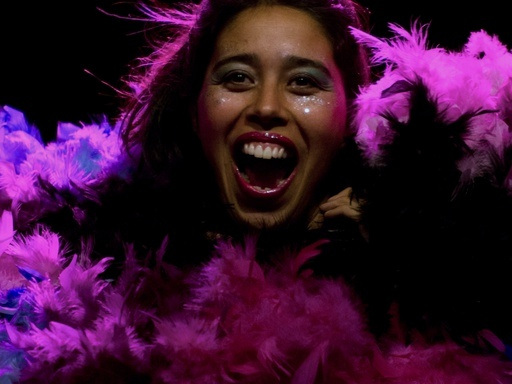
#> input picture app/pilot/output/darkness/10082923485_darkness_010.jpg, 512 x 384 px; its folder holds only this picture in this run
$ python generate_severity_ladders.py --input-dir output/darkness --output-dir out
#> lines starting #> are read from the running program, lines starting #| are printed output that depends on the picture
### app/pilot/degradation_engine.py
"""
app/pilot/degradation_engine.py

Applies each of the 7 injectable defect types (everything except Poor
Framing, which has no ground-truth injection path) at a controlled,
continuous severity parameter. Used for:
  1. The pilot experiment -- generating severity ladders to visually
     validate where Mild/Medium/High actually break.
  2. Later, the Synthetic Augmentation Engine for the Suitability
     Model's training data.

Each function takes a clean BGR image (as loaded by cv2.imread) and a
single severity parameter matching the units in the severity table in
the project status doc (Gaussian sigma, % brightness change, kernel
length px, patch area %, downscale factor). All functions return an
image of the SAME dimensions as the input (resolution degradation
downscales then upscales back, simulating detail loss while keeping
the image comparable side-by-side with the others).

No thresholds are hardcoded here -- severity is a free parameter so the
pilot experiment can sweep it and find where Mild/Medium/High actually
sit, rather than baking in unvalidated guesses.
"""

import random

import cv2
import numpy as np


def apply_blur(image: np.ndarray, sigma: float) -> np.ndarray:
    """
    Gaussian blur. sigma matches the severity table's "Gaussian sigma"
    units directly (1-2 mild, 3-5 medium, 6+ high -- per the placeholder
    table, pending pilot validation).
    """
    if sigma <= 0:
        return image.copy()
    # kernel size must be odd and large enough to represent the given sigma
    ksize = max(3, int(2 * round(3 * sigma) + 1))
    return cv2.GaussianBlur(image, (ksize, ksize), sigmaX=sigma)


def apply_darkness(image: np.ndarray, reduction_pct: float) -> np.ndarray:
    """
    Reduces brightness by reduction_pct (0-100). E.g. reduction_pct=25
    scales all pixel values to 75% of their original value.
    """
    factor = max(0.0, 1.0 - (reduction_pct / 100.0))
    darkened = image.astype(np.float32) * factor
    return np.clip(darkened, 0, 255).astype(np.uint8)


def apply_overexposure(image: np.ndarray, increase_pct: float) -> np.ndarray:
    """
    Increases brightness by increase_pct (0-100+). Mirrors apply_darkness:
    scales pixel values up and clips at 255, so higher increase_pct washes
    out more of the image (true overexposure look, not just a linear add).
    """
    factor = 1.0 + (increase_pct / 100.0)
    brightened = image.astype(np.float32) * factor
    return np.clip(brightened, 0, 255).astype(np.uint8)


def apply_motion_blur(image: np.ndarray, kernel_length: int, angle_degrees: float = 0.0) -> np.ndarray:
    """
    Directional motion blur via a line-shaped convolution kernel.
    kernel_length is in pixels, matching the severity table's "kernel
    length px" units. angle_degrees controls blur direction (0 = horizontal).
    """
    if kernel_length <= 1:
        return image.copy()

    kernel_length = int(kernel_length)
    kernel = np.zeros((kernel_length, kernel_length), dtype=np.float32)
    kernel[kernel_length // 2, :] = 1.0

    if angle_degrees != 0.0:
        center = (kernel_length / 2 - 0.5, kernel_length / 2 - 0.5)
        rotation_matrix = cv2.getRotationMatrix2D(center, angle_degrees, 1.0)
        kernel = cv2.warpAffine(kernel, rotation_matrix, (kernel_length, kernel_length))

    kernel /= kernel.sum() if kernel.sum() != 0 else 1.0
    return cv2.filter2D(image, -1, kernel)


def apply_occlusion(image: np.ndarray, patch_area_pct: float, seed: int | None = None) -> np.ndarray:
    """
    Pastes a solid-colored rectangular patch covering approximately
    patch_area_pct (0-100) of the image area, at a random position. The
    fill color is sampled from a random location in the image itself, so
    the patch looks like a plausible occluding object rather than an
    obviously synthetic flat rectangle.
    """
    if patch_area_pct <= 0:
        return image.copy()

    rng = random.Random(seed)
    result = image.copy()
    height, width = image.shape[:2]

    target_area = (patch_area_pct / 100.0) * height * width
    # keep patch roughly square-ish but allow some aspect variation
    aspect = rng.uniform(0.6, 1.6)
    patch_h = int(round((target_area / aspect) ** 0.5))
    patch_w = int(round(patch_h * aspect))
    patch_h = min(patch_h, height)
    patch_w = min(patch_w, width)

    y0 = rng.randint(0, max(0, height - patch_h))
    x0 = rng.randint(0, max(0, width - patch_w))

    fill_y = rng.randint(0, height - 1)
    fill_x = rng.randint(0, width - 1)
    fill_color = image[fill_y, fill_x].tolist()

    result[y0:y0 + patch_h, x0:x0 + patch_w] = fill_color
    return result


def apply_low_resolution(image: np.ndarray, downscale_factor: float) -> np.ndarray:
    """
    Downscales the image by downscale_factor (0-1, e.g. 0.5 = half
    linear resolution) then upscales back to the original dimensions,
    simulating detail loss while keeping the output directly comparable
    (same shape) to the other degraded variants.
    """
    downscale_factor = max(0.05, min(1.0, downscale_factor))
    height, width = image.shape[:2]
    small_h = max(1, int(height * downscale_factor))
    small_w = max(1, int(width * downscale_factor))

    small = cv2.resize(image, (small_w, small_h), interpolation=cv2.INTER_AREA)
    return cv2.resize(small, (width, height), interpolation=cv2.INTER_LINEAR)


def apply_glare(image: np.ndarray, patch_area_pct: float, seed: int | None = None) -> np.ndarray:
    """
    Pastes a bright, near-white saturated patch (simulating a flash
    reflection or lens glare) covering approximately patch_area_pct
    (0-100) of the image area, with soft edges so it doesn't look like a
    hard-edged synthetic rectangle.
    """
    if patch_area_pct <= 0:
        return image.copy()

    rng = random.Random(seed)
    height, width = image.shape[:2]

    target_area = (patch_area_pct / 100.0) * height * width
    radius = int(round((target_area / np.pi) ** 0.5))
    radius = max(1, min(radius, min(height, width) // 2))

    cy = rng.randint(radius, max(radius, height - radius))
    cx = rng.randint(radius, max(radius, width - radius))

    mask = np.zeros((height, width), dtype=np.float32)
    cv2.circle(mask, (cx, cy), radius, 1.0, thickness=-1)
    mask = cv2.GaussianBlur(mask, (0, 0), sigmaX=radius * 0.3)
    mask = np.clip(mask, 0, 1)[:, :, None]

    white = np.full_like(image, 255)
    result = image.astype(np.float32) * (1 - mask) + white.astype(np.float32) * mask
    return np.clip(result, 0, 255).astype(np.uint8)


# Maps defect name -> (function, default ladder of severity values to sweep)
DEGRADATION_LADDERS = {
    "blur": (apply_blur, [0.5, 1, 2, 3, 4, 5, 6, 8, 10]),
    "darkness": (apply_darkness, [10, 20, 30, 40, 50, 60, 70]),
    "overexposure": (apply_overexposure, [10, 20, 30, 40, 50, 60, 70]),
    "motion": (apply_motion_blur, [2, 4, 6, 8, 10, 12, 15, 18, 22]),
    "occlusion": (apply_occlusion, [2, 5, 8, 12, 15, 20, 25]),
    "resolution": (apply_low_resolution, [0.9, 0.8, 0.7, 0.6, 0.5, 0.4, 0.3, 0.2]),
    "glare": (apply_glare, [2, 5, 8, 12, 15, 20]),
}

### app/pilot/generate_severity_ladders.py
"""
app/pilot/generate_severity_ladders.py

Pilot-experiment helper: applies each of the 7 injectable defect types
at every severity value in its ladder (see degradation_engine.py) to
every sample image in an input folder, saving each result as its own
file so you can open them in a file browser / image viewer and eyeball
where Mild -> Medium -> High actually breaks.

Usage:
    python -m app.pilot.generate_severity_ladders \\
        --input-dir path/to/sample_images \\
        --output-dir path/to/pilot_output

Output layout:
    pilot_output/
      blur/
        photo1_blur_sigma0.5.jpg
        photo1_blur_sigma1.jpg
        ...
      darkness/
        photo1_darkness_pct10.jpg
        ...
      ...

Each defect gets its own subfolder; files are numbered/named so that
sorting alphabetically also sorts by ascending severity, making it easy
to flip through them in order in any image viewer.
"""

import argparse
from pathlib import Path

import cv2

from app.pilot.degradation_engine import DEGRADATION_LADDERS

IMAGE_EXTENSIONS = {".jpg", ".jpeg", ".png", ".bmp"}


def _format_value(value: float) -> str:
    """Zero-pads and formats a severity value so filenames sort correctly
    alphabetically in ascending severity order (e.g. 2 -> '02', 0.5 -> '00.5')."""
    if isinstance(value, float) and not value.is_integer():
        return f"{value:05.1f}"
    return f"{int(value):03d}"


def generate_ladders(input_dir: Path, output_dir: Path) -> None:
    image_paths = sorted(
        p for p in input_dir.iterdir() if p.suffix.lower() in IMAGE_EXTENSIONS
    )
    if not image_paths:
        print(f"No images found in {input_dir}")
        return

    print(f"Found {len(image_paths)} sample image(s). Generating ladders for "
          f"{len(DEGRADATION_LADDERS)} defect types...")

    for defect_name, (apply_fn, severity_values) in DEGRADATION_LADDERS.items():
        defect_dir = output_dir / defect_name
        defect_dir.mkdir(parents=True, exist_ok=True)

        for image_path in image_paths:
            image = cv2.imread(str(image_path))
#> image is the input picture: shape (384, 512, 3); mean B, G, R 47, 16.3, 57
            if image is None:
                print(f"  [skip] could not load {image_path}")
                continue

            stem = image_path.stem
            for value in severity_values:
                degraded = apply_fn(image, value)
                value_str = _format_value(value)
                out_name = f"{stem}_{defect_name}_{value_str}.jpg"
                cv2.imwrite(str(defect_dir / out_name), degraded)
#> this loop made 9 passes
#> pass 3, in generate_ladders, `degraded = apply_fn(image, value)`:
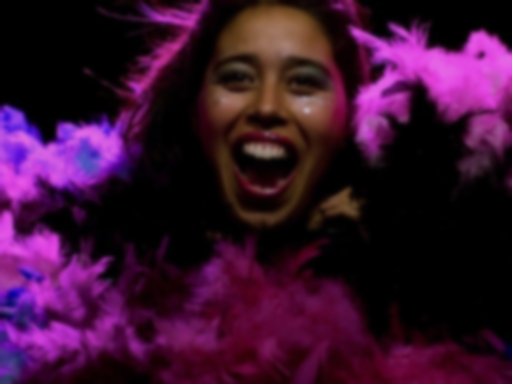
#> degraded: shape (384, 512, 3); mean B, G, R 47, 16.3, 57

        print(f"  [{defect_name}] {len(severity_values)} severity levels x "
              f"{len(image_paths)} images -> {defect_dir}")

    print(f"\nDone. Open each subfolder of {output_dir} in your image viewer, "
          f"sort by name, and flip through in order to find where Mild -> "
          f"Medium -> High actually breaks for that defect.")


if __name__ == "__main__":
    parser = argparse.ArgumentParser(description=__doc__)
    parser.add_argument("--input-dir", required=True, type=Path,
                         help="Folder of clean sample images (jpg/png/bmp)")
    parser.add_argument("--output-dir", required=True, type=Path,
                         help="Folder to write severity-ladder images into")
    args = parser.parse_args()

    generate_ladders(args.input_dir, args.output_dir)
